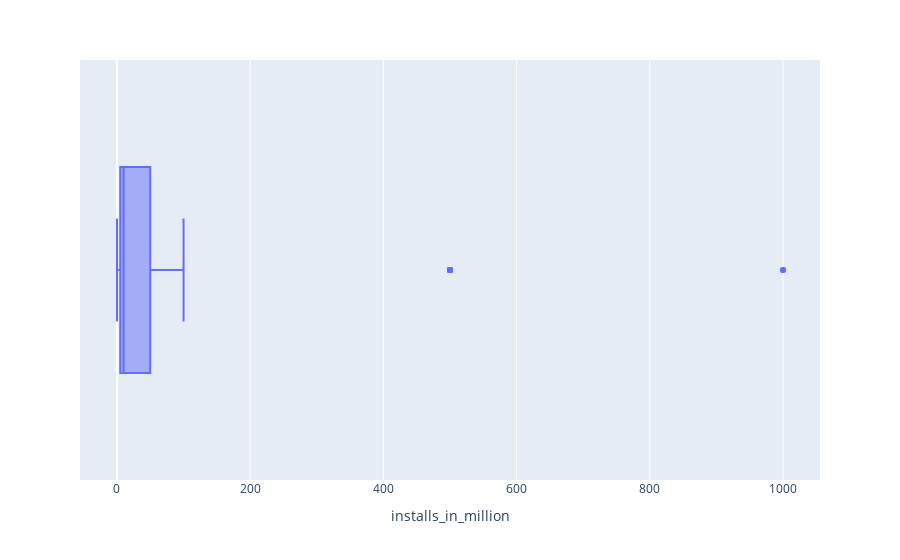

Notebook code for this chart:
### Code cell
fig = px.box(df, x= 'installs_in_million', hover_data = df[['title','installs_in_million']])
fig.update_traces(quartilemethod="inclusive")
fig.show()

### Figure 1 — Plotly figure (JSON) as saved in the notebook; plotly's stock layout.template omitted (floating-point values rounded to 4 significant figures; data arrays with more than 128 entries replaced by an {"elided": "..."} marker saying what was removed)
{"data": [{"alignmentgroup": "True", "customdata": {"elided": "1730x1 str values"}, "hovertemplate": "installs_in_million=%{x}<br>title=%{customdata[0]}<extra></extra>", "legendgroup": "", "marker": {"color": "#636efa"}, "name": "", "notched": false, "offsetgroup": "", "orientation": "h", "quartilemethod": "inclusive", "showlegend": false, "type": "box", "x": {"elided": "1730 float values"}, "x0": " ", "xaxis": "x", "y0": " ", "yaxis": "y"}], "layout": {"boxmode": "group", "legend": {"tracegroupgap": 0}, "margin": {"t": 60}, "xaxis": {"anchor": "y", "domain": [0, 1], "title": {"text": "installs_in_million"}}, "yaxis": {"anchor": "x", "domain": [0, 1]}}}
